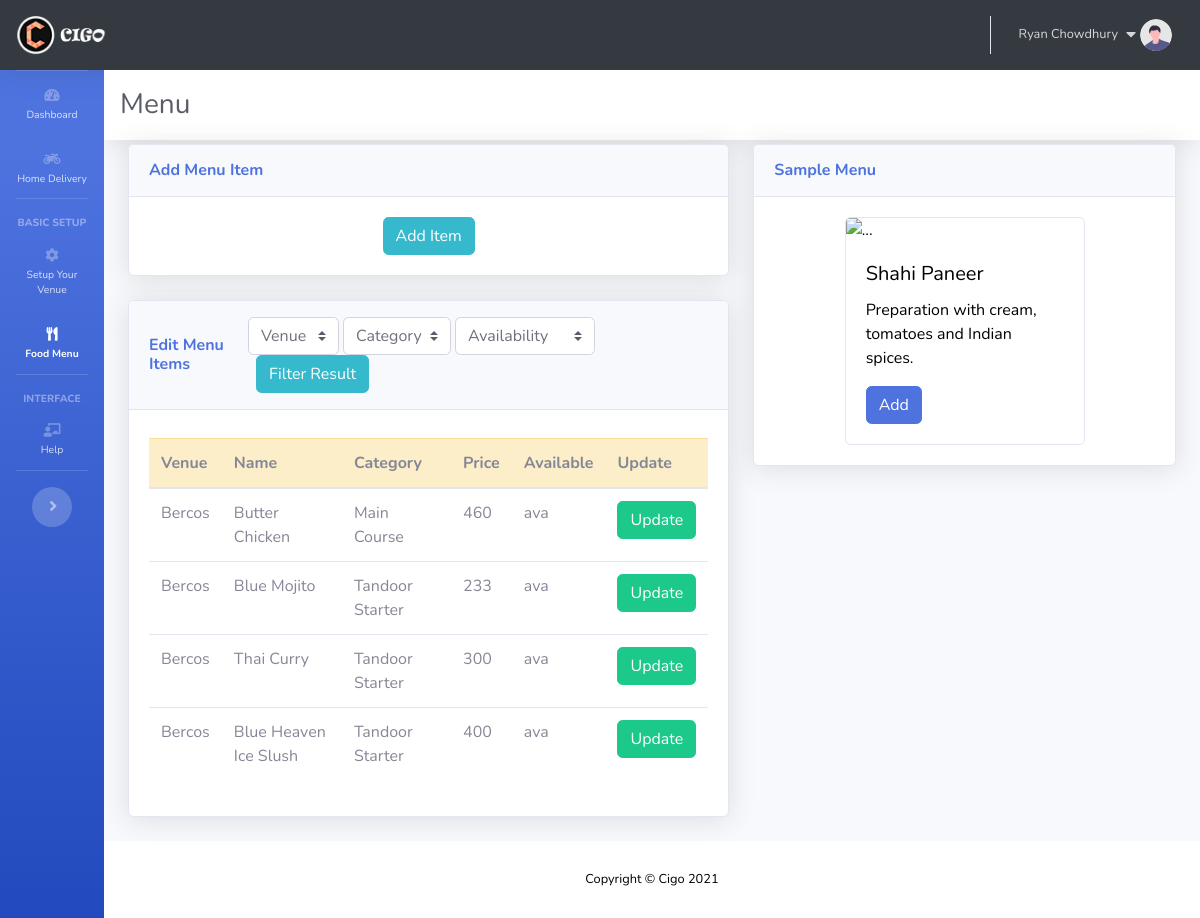
Screenshot of /setup/menupage/ (signed in) with the database file from the repository.
### setup/models.py (models this page shows, shortened)
class Menu(models.Model):
	product_id=models.AutoField(primary_key=True)
	venue = models.ForeignKey(Venue, on_delete=models.CASCADE)
	venuename = models.CharField(max_length=100,default="venuename")
	product_name=models.CharField(max_length=50)
	category=models.CharField(max_length=50, null=True)
	description=models.CharField(max_length=1000, null=True)
	price=models.IntegerField(default=0)
	serialno=models.IntegerField(default=0)
	customisable=models.BooleanField(default=0)
	showtype=models.BooleanField(default=1)
	pictype=models.BooleanField(default=1)
	availability=models.CharField(max_length=3,choices=AVAIL_CHOICE,default="ava")
	image = models.ImageField(upload_to='images/', null=True, blank=True)

class Venue(models.Model):
	venueid = models.AutoField(primary_key=True)
	venuename = models.CharField(max_length=50)
	owner = models.ForeignKey(User, on_delete=models.CASCADE)
	notables = models.IntegerField(default=0)
	paymentphoneno = models.CharField(max_length=50, default="0")
	category_list_sorted = models.CharField(max_length=500, default="0") # "Snacks, Main Course"
	emenu_theme = models.IntegerField(default=3)
	def __str__(self):
		return self.venuename

### setup/views.py (the view, shortened to what this page needs)
# urls.py: path('menupage/', views.menupage, name='menupage'),
def menupage(request):
	if request.user.groups.exists():
		group = request.user.groups.all()[0].name
		if group == "Manager":
			manager=Employee.objects.get(ph=request.user)
			restaurant=manager.venue
			allmenu = Menu.objects.filter(venue=restaurant).filter(showtype=1)
			details = {
			'restaurant':restaurant,
			'allmenu':allmenu
			}
		else:
			allrestaurants = Venue.objects.filter(owner=request.user)
			allmenu = Menu.objects.filter(venue__in=allrestaurants).filter(showtype=1)
			details = {
			'allrestaurants':allrestaurants,
			'allmenu':allmenu
			}
		if group == "Manager":
			return render(request,'app/menu/managermenu.html',details)
		else:
			return render(request,'app/menu/menu.html',details)

### dashboard/templatetags/auth_extras.py (called while the page is built)
@register.filter(name='has_group')
def has_group(user, group_name):
    group = Group.objects.get(name=group_name)
    return True if group in user.groups.all() else False

### templates/app/menu/menu.html (shortened to what this page needs)
{% extends "app/appbase.html" %}
{% load static %}
{% block menuactive %}active{% endblock menuactive %}
{% block pageheading %}
<div class="mr-5">
	<h1 class="h3 mb-0 text-gray-800 mr-5">Menu</h1>
</div>
{% endblock pageheading %}
{% block body %}
<div class="container-fluid">
	<div class="row">
		<div class="col-xl-7 col-lg-7">
			<div class="card shadow mb-4">
				<div class="card-header py-3 d-flex flex-row align-items-center justify-content-between">
					<h6 class="m-0 font-weight-bold text-primary">Add Menu Item</h6>
				</div>
				<div class="card-body">
					<div class="text-center">
						<button type="button" class="btn btn-info" data-toggle="modal" data-target="#additemModal">
							Add Item
						</button>
					</div>
				</div>
			</div>
			<div class="card shadow mb-4">
				<div class="card-header py-3 d-flex flex-row align-items-center justify-content-between">
					<div>
						<h6 class="m-0 font-weight-bold text-primary">Edit Menu Items</h6>
					</div>
					<div class="input-group">
						<form method="post" action="./" class="form-inline">
							<div class="mr-1">
								<select class="custom-select" id="venueselect" name="venueselect" onchange="filtervenue()">
									<option selected>Venue</option>
								</select>
							</div>
							<div class="mr-1">
								<select class="custom-select" id="categoryselect" name="categoryselect" onchange="filtercategory()">
									<option selected>Category</option>
								</select>
							</div>
							<div class="mr-1">
								<select class="custom-select" id="availability" name="availability">
									<option value="Availability" selected>Availability</option>
								</select>
							</div>
							<div class="ml-2">
								<button class="btn btn-info" type="submit">Filter Result</button>
							</div>
						</form>
					</div>
				</div>
				<div class="card-body ">
					<div class="table-responsive">
						<table class="table mt-2">
							<thead class="table-warning">
								<tr>
									<th scope="col">Venue</th>
									<th scope="col">Name</th>
									<th scope="col">Category</th>
									<th scope="col">Price</th>
									<th scope="col">Available</th>
									<th scope="col">Update</th>
								</tr>
							</thead>
							<tbody>
								{% for i in allmenu %}
								<tr>
									<td id="venue{{i.product_id}}">{{i.venue}}</td>
									<td id="product{{i.product_id}}">{{i.product_name}}</td>
									<td id="category{{i.product_id}}">{{i.category}}</td>
									<td id="price{{i.product_id}}">{{i.price}}</td>
									<td id="availability{{i.product_id}}">{{i.availability}}</td>
									<td><button id="{{i.product_id}}" type="button" class="btn btn-success updatemenu" data-toggle="modal" data-target="#updateMenuModal">Update</button></td>
								</tr>
								{% endfor %}
							</tbody>
						</table>
					</div>
				</div>
			</div>
		</div>
		<div class="col-xl-5 col-lg-5">
			<div class="card shadow mb-4">
				<a name="revenue">
					<div class="card-header py-3 d-flex flex-row align-items-center justify-content-between">
						<h6 class="m-0 font-weight-bold text-primary">Sample Menu</h6>
					</div>
				</a>
				<div class="card-body">
					<div class="card mx-auto" style="width: 15rem;">
						<img src="https://images.unsplash.com/photo-1567188040759-fb8a883dc6d8?crop=entropy&cs=tinysrgb&fit=crop&fm=jpg&h=300&ixid=eyJhcHBfaWQiOjF9&ixlib=rb-1.2.1&q=80&w=400" class="card-img-top" alt="...">
						<div class="card-body">
							<h5 class="card-title">Shahi Paneer</h5>
							<p class="card-text">Preparation with cream, tomatoes and Indian spices.</p>
							<a href="#" class="btn btn-primary">Add</a>
						</div>
					</div>
				</div>
			</div>
		</div>
	</div>
</div>
{% endblock body %}

### templates/app/appbase.html (shortened to what this page needs)
{% load static %}
{% load auth_extras %}
<!DOCTYPE html>
<html lang="en">
<head>
	<link href="{% static 'app/css/all.min.css' %}" rel="stylesheet" type="text/css">
	<link href="{% static 'app/css/sb-admin-2.min.css' %}" rel="stylesheet">
	<link href="{% static 'app/css/dashboard.css' %}" rel="stylesheet">
</head>
<body id="page-top">
	<nav class="navbar navbar-expand navbar-dark bg-black topbar shadow" style="background-color: #343a40;">
		<a class="navbar-brand" href="/home"><img class="img-profile " src="{% static 'home/img/logohome.png' %}" style="width:90px;height:40px;"></a>
		<ul class="navbar-nav ml-auto">
			{% if user.is_authenticated %}
			<li class="nav-item dropdown no-arrow">
				<a class="nav-link dropdown-toggle" href="#" id="userDropdown" role="button" data-toggle="dropdown" aria-haspopup="true" aria-expanded="false">
					<span class="mr-2 d-none d-lg-inline small">{{request.user.first_name}}</span>
					<span><i class="fas fa-caret-down mr-1"></i></span>
					<img class="img-profile rounded-circle" src="{% static 'app/img/undraw_profile.svg' %}">
				</a>
			</li>
			{% endif %}
		</ul>
	</nav>
	<div class="bg">
		<div id="wrapper">
			<ul class="navbar-nav bg-gradient-primary sidebar sidebar-dark accordion toggled" id="accordionSidebar">
				<hr class="sidebar-divider my-0">
				<li class="nav-item {% block dashboardactive %}{% endblock dashboardactive %}">
					<a class="nav-link" href="/dashboard/">
						<i class="fas fa-fw fa-tachometer-alt"></i>
						<span>Dashboard</span></a>
				</li>
				<li class="nav-item {% block homedelactive %}{% endblock homedelactive %}">
					<a class="nav-link" href="/deliverydashboard/">
						<i class="fas fa-motorcycle"></i>
						<span>Home Delivery</span></a>
				</li>
				<hr class="sidebar-divider">
				{% if request.user|has_group:"Owner" %}
				<div class="sidebar-heading">
					Basic Setup
				</div>
				<li class="nav-item {% block setupactive %}{% endblock setupactive %}">
					<a class="nav-link collapsed" href="#" data-toggle="collapse" data-target="#collapseTwo" aria-expanded="true" aria-controls="collapseTwo">
						<i class="fas fa-fw fa-cog"></i>
						<span>Setup Your Venue</span>
					</a>
				</li>
				<li class="nav-item {% block menuactive %}{% endblock menuactive %}">
					<a class="nav-link collapsed" href="#" data-toggle="collapse" data-target="#collapseUtilities" aria-expanded="true" aria-controls="collapseUtilities">
						<i class="fas fa-fw fa-utensils"></i>
						<span>Food Menu</span>
					</a>
				</li>
				<hr class="sidebar-divider">
				<div class="sidebar-heading">
					Interface
				</div>
				<li class="nav-item {% block helpactive %}{% endblock helpactive %}">
					<a class="nav-link collapsed" href="#" data-toggle="collapse" data-target="#collapseHelp" aria-expanded="true" aria-controls="collapseHelp">
						<i class="fas fa-chalkboard-teacher"></i>
						<span>Help</span>
					</a>
				</li>
				<hr class="sidebar-divider d-none d-md-block">
				{% endif %}
				<div class="text-center d-none d-md-inline">
					<button class="rounded-circle border-0" id="sidebarToggle"></button>
				</div>
			</ul>
			<div id="content-wrapper" class="d-flex flex-column">
				<nav class="navbar navbar-expand-xl navbar-light bg-white topbar mb-1 shadow">
					{% block pageheading %}
					{% endblock pageheading %}
				</nav>
				{% block body %}
				{% endblock body %}
				<footer class="sticky-footer bg-white">
					<div class="container my-auto">
						<div class="copyright text-center my-auto">
							<span>Copyright &copy; Cigo 2021</span>
						</div>
					</div>
				</footer>
			</div>
		</div>
	</div>
</body>
</html>

### static/app/css/dashboard.css (style rules this page uses)
.bg { background-color: white; background-repeat: no-repeat; background-size: cover; color: black; }
html { scroll-behavior: smooth; }

### rows the page displays
Menu: venue "Bercos", product_name "Butter Chicken", category "Main Course", price "460", availability "ava"
Menu: venue "Bercos", product_name "Blue Mojito", category "Tandoor Starter", price "233", availability "ava"
Menu: venue "Bercos", product_name "Thai Curry", category "Tandoor Starter", price "300", availability "ava"
Menu: venue "Bercos", product_name "Blue Heaven Ice Slush", category "Tandoor Starter", price "400", availability "ava"

### other values shown
{{ request.user.first_name }} "Ryan Chowdhury"
